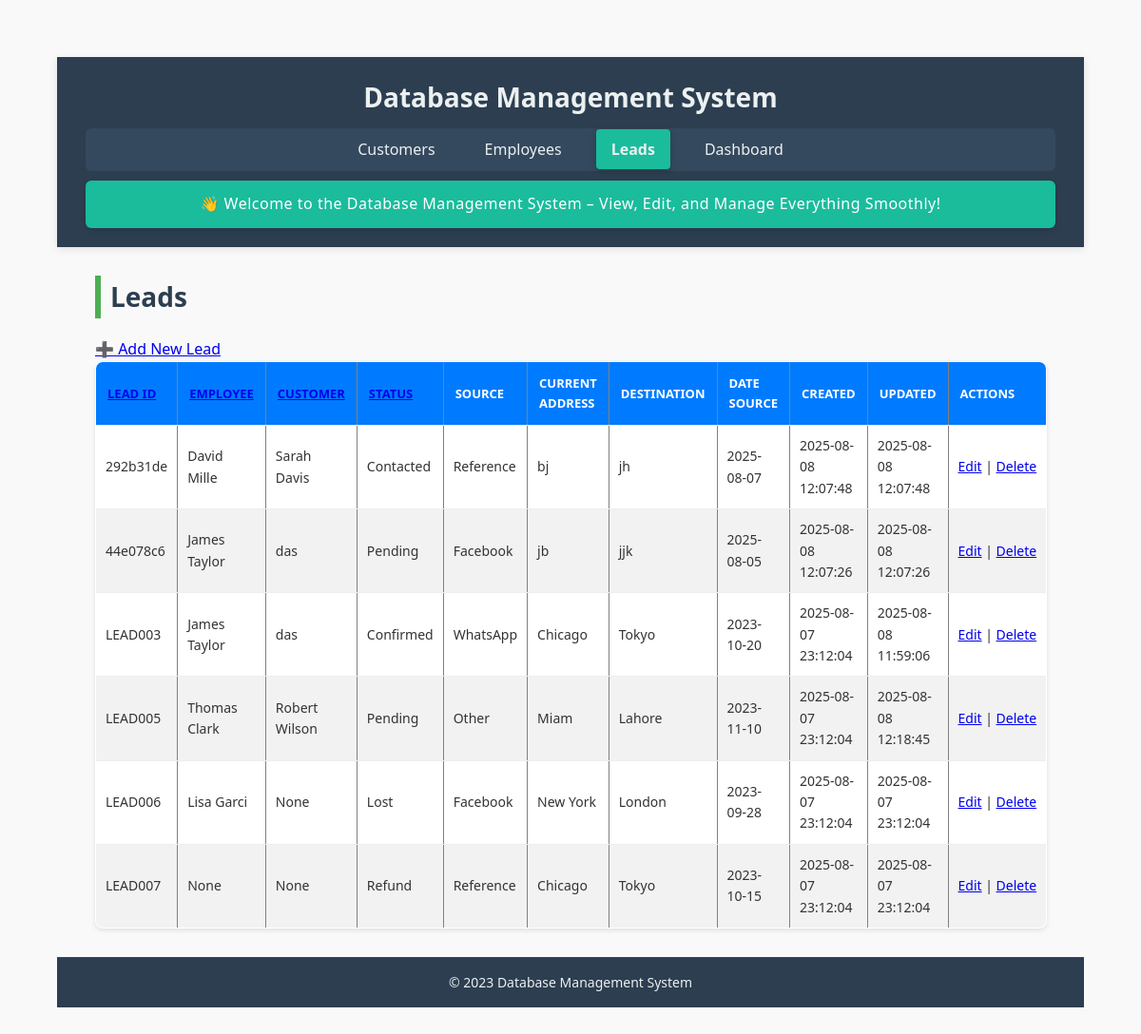
Before: /leads with the older database file.
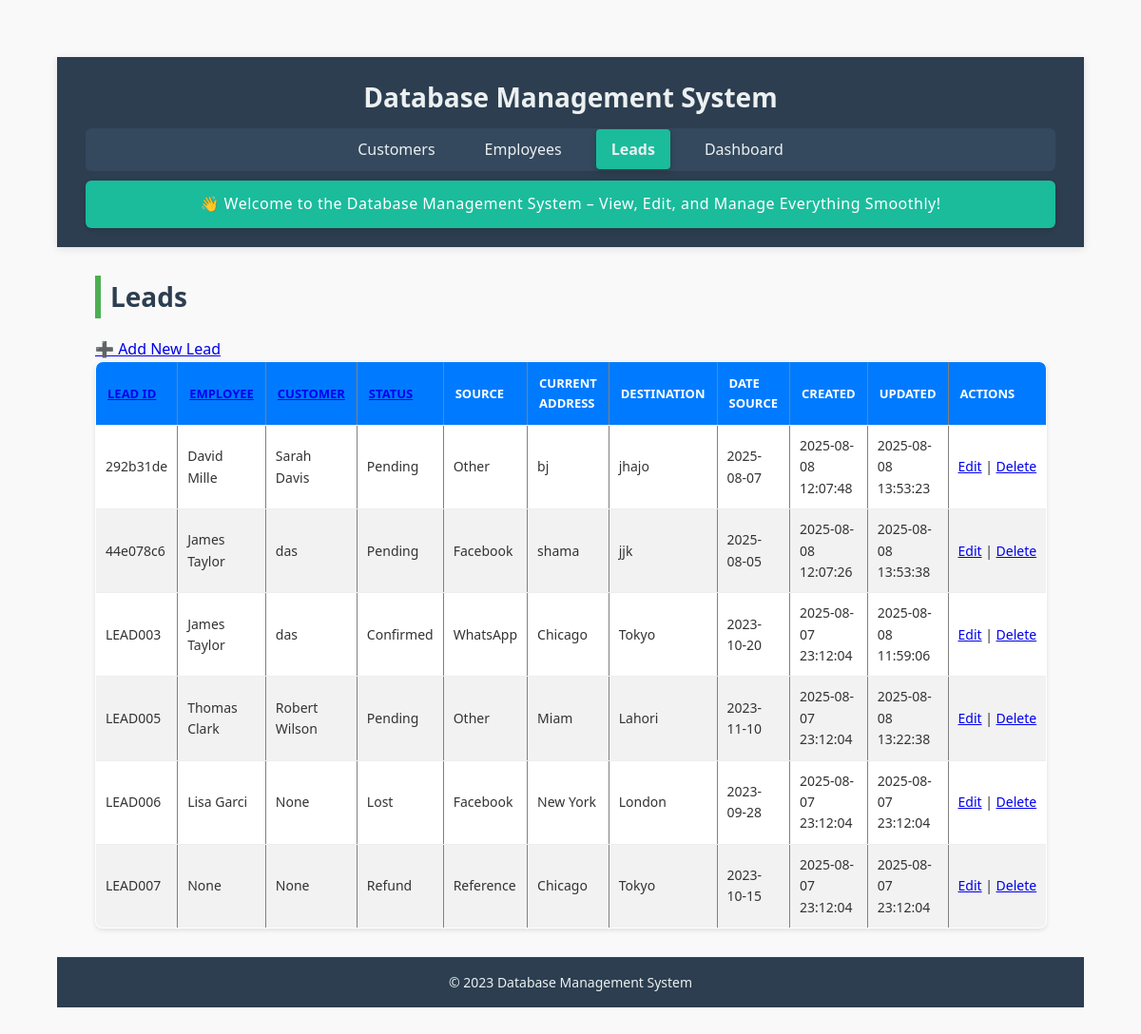
After: the same page with the newer database file.
### tables this page shows
CREATE TABLE leads (
    employeeLeadId TEXT PRIMARY KEY,
    employeeId TEXT NOT NULL,
    employeeName TEXT NOT NULL,
    employeeContactNo TEXT NOT NULL,
    customerName TEXT NOT NULL,
    customerId TEXT NOT NULL,
    customerContactNo TEXT NOT NULL,
    currentAddress TEXT NOT NULL,
    desiredDestination TEXT NOT NULL,
    status TEXT NOT NULL CHECK (status IN ('Pending', 'Contacted', 'Lost', 'Willing', 'Paid', 'Refund', 'Confirmed')),
    source TEXT NOT NULL CHECK (source IN ('Facebook', 'WhatsApp', 'Reference', 'TikTok', 'Other')),
    dateSource TEXT,
    createdAt TEXT DEFAULT CURRENT_TIMESTAMP,
    updatedAt TEXT DEFAULT CURRENT_TIMESTAMP,
    FOREIGN KEY (employeeId) REFERENCES employees(empId),
    FOREIGN KEY (customerId) REFERENCES customers(customerId)
);

CREATE TABLE employees (
    empId TEXT PRIMARY KEY,
    empName TEXT NOT NULL,
    phoneNo TEXT,
    targetAmount REAL NOT NULL CHECK (targetAmount >= 0),
    achievedAmount REAL NOT NULL CHECK (achievedAmount >= 0),
    createdAt TEXT DEFAULT CURRENT_TIMESTAMP,
    updatedAt TEXT DEFAULT CURRENT_TIMESTAMP
);

CREATE TABLE customers (
    customerId TEXT PRIMARY KEY,
    customerName TEXT NOT NULL,
    phone TEXT NOT NULL,
    source TEXT NOT NULL,
    currentLocation TEXT NOT NULL,
    desiredDestination TEXT NOT NULL,
    dateOfArrival TEXT,
    createdAt TEXT DEFAULT CURRENT_TIMESTAMP,
    updatedAt TEXT DEFAULT CURRENT_TIMESTAMP
);

### app.py (the view)
@app.route('/leads', methods=['GET'])
def leads():
    filters = {
        "employeeId": request.args.get('employeeId'),
        "customerId": request.args.get('customerId'),
        "status": request.args.get('status'),
        "source": request.args.get('source')
    }
    sort_by = request.args.get('sort_by', 'employeeLeadId')
    sort_order = request.args.get('sort_order', 'asc')
    query = '''
        SELECT leads.*,
               customers.customerName AS cust_name,
               employees.empName AS emp_name
        FROM leads
        LEFT JOIN customers ON leads.customerId = customers.customerId
        LEFT JOIN employees ON leads.employeeId = employees.empId
        WHERE 1=1
    '''
    params = []
    if filters["employeeId"]:
        query += ' AND leads.employeeId = ?'
        params.append(filters["employeeId"])
    if filters["customerId"]:
        query += ' AND leads.customerId = ?'
        params.append(filters["customerId"])
    if filters["status"]:
        query += ' AND leads.status = ?'
        params.append(filters["status"])
    if filters["source"]:
        query += ' AND leads.source LIKE ?'
        params.append(f'%{filters["source"]}%')
    query += f' ORDER BY {sort_by} {sort_order.upper()}'
    with closing(get_db_connection()) as conn:
        with closing(conn.cursor()) as cursor:
            cursor.execute(query, params)
            leads = cursor.fetchall()
            employees = get_all_employees()
            customers = get_all_customers()
    return render_template("leads.html",
                         leads=leads,
                         filters=filters,
                         sort_by=sort_by,
                         sort_order=sort_order,
                         filter_options={
                             "employees": employees,
                             "customers": customers
                         })

### app.py (called while the page is built)
def get_db_connection():
    conn = sqlite3.connect(DATABASE, timeout=10)
    conn.row_factory = sqlite3.Row
    conn.execute("PRAGMA journal_mode=WAL")
    return conn

def get_all_employees():
    with closing(get_db_connection()) as conn:
        with closing(conn.cursor()) as cursor:
            cursor.execute("SELECT empId, empName FROM employees")
            return cursor.fetchall()

def get_all_customers():
    with closing(get_db_connection()) as conn:
        with closing(conn.cursor()) as cursor:
            cursor.execute("SELECT customerId, customerName FROM customers")
            return cursor.fetchall()

### templates/leads.html
{% extends "base.html" %}
{% block content %}
<h2>Leads</h2>
<a href="{{ url_for('add_lead') }}" class="add-button">➕ Add New Lead</a>
<table border="1">
    <thead>
        <tr>
            {% set new_order = 'desc' if sort_order == 'asc' else 'asc' %}
            <th><a href="{{ url_for('leads', sort_by='employeeLeadId', sort_order=new_order, **filters) }}">Lead ID</a></th>
            <th><a href="{{ url_for('leads', sort_by='employeeId', sort_order=new_order, **filters) }}">Employee</a></th>
            <th><a href="{{ url_for('leads', sort_by='customerId', sort_order=new_order, **filters) }}">Customer</a></th>
            <th><a href="{{ url_for('leads', sort_by='status', sort_order=new_order, **filters) }}">Status</a></th>
            <th>Source</th>
            <th>Current Address</th>
            <th>Destination</th>
            <th>Date Source</th>
            <th>Created</th>
            <th>Updated</th>
            <th>Actions</th>
        </tr>
    </thead>
    <tbody>
        {% for lead in leads %}
        <tr>
            <td>{{ lead.employeeLeadId }}</td>
            <td>{{ lead.emp_name }}</td>
            <td>{{ lead.cust_name }}</td>
            <td>{{ lead.status }}</td>
            <td>{{ lead.source }}</td>
            <td>{{ lead.currentAddress }}</td>
            <td>{{ lead.desiredDestination }}</td>
            <td>{{ lead.dateSource or '' }}</td>
            <td>{{ lead.createdAt }}</td>
            <td>{{ lead.updatedAt }}</td>
            <td>
                <a href="{{ url_for('edit_lead', lead_id=lead.employeeLeadId) }}">Edit</a> |
                <a href="{{ url_for('delete_lead', lead_id=lead.employeeLeadId) }}"
                   onclick="return confirm('Are you sure you want to delete this lead?')">Delete</a>
            </td>
        </tr>
        {% endfor %}
    </tbody>
</table>
{% endblock %}

Changed rows visible on the page:
changed leads "292b31de": status "Contacted" → "Pending"; source "Reference" → "Other"; desiredDestination "jh" → "jhajo"; updatedAt "2025-08-08 12:07:48" → "2025-08-08 13:53:23"
changed leads "jjk": currentAddress "jb" → "shama"; updatedAt "2025-08-08 12:07:26" → "2025-08-08 13:53:38"
changed leads "LEAD005": desiredDestination "Lahore" → "Lahori"; updatedAt "2025-08-08 12:18:45" → "2025-08-08 13:22:38"
